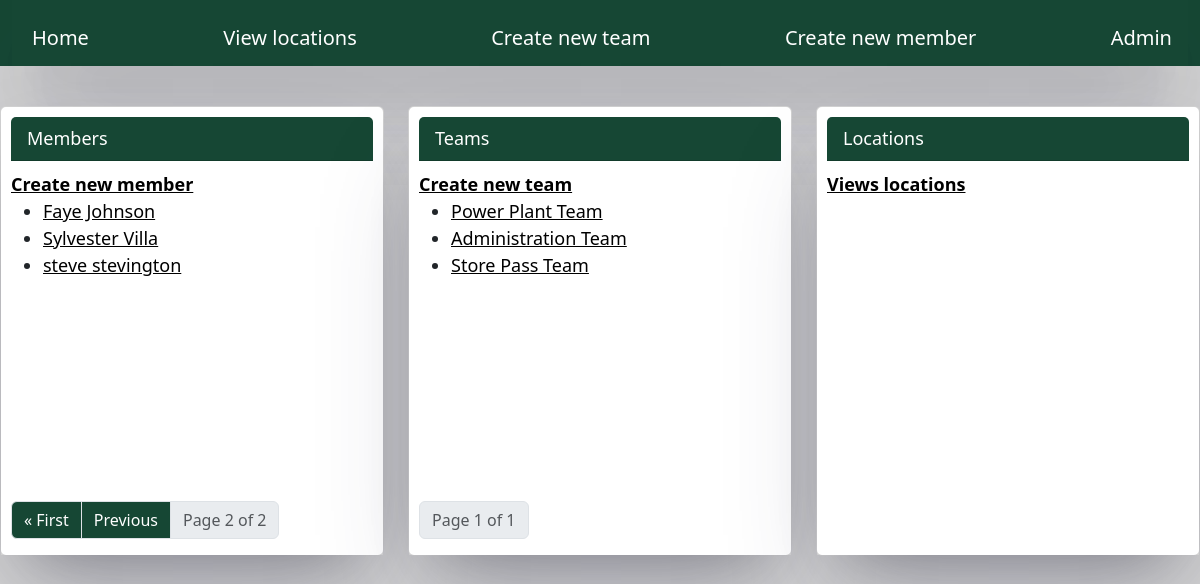
Page /?mPage=2 on the earlier database version.
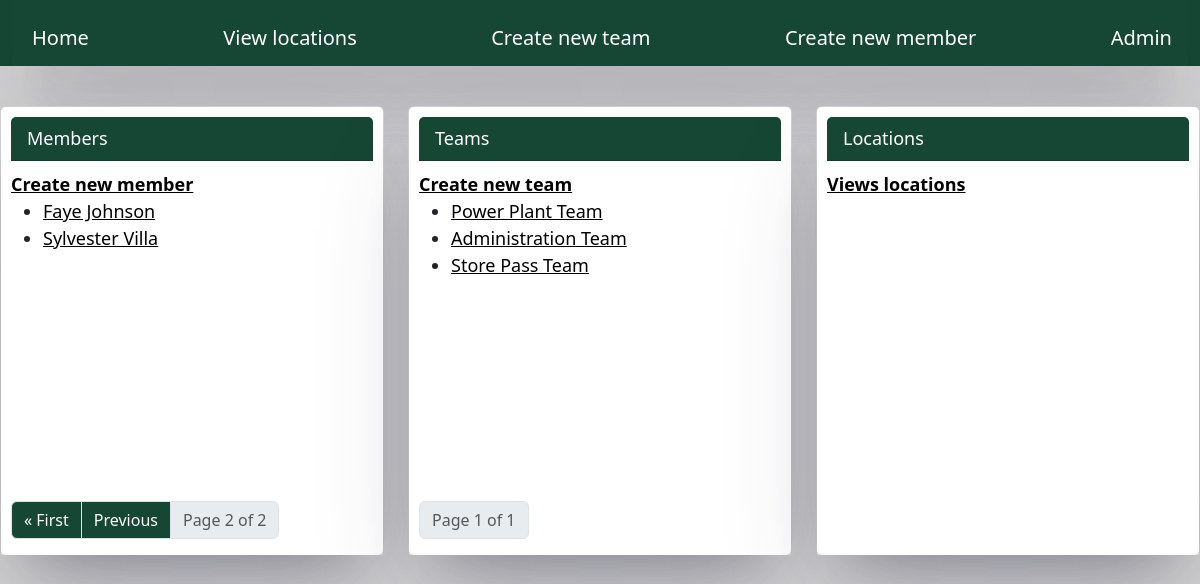
Same page on the later database version.
### member/models.py (models this page shows, shortened)
class Member(models.Model):
    name = models.CharField(max_length=30)
    role = models.CharField(max_length=10, default="member") # Allows for auto set
    startDate = models.DateField(default = date.today(), verbose_name="Start date")
    location = models.ForeignKey(Location, on_delete=models.CASCADE)
    team = models.ForeignKey(Team, on_delete=models.CASCADE)

### team/models.py (models this page shows, shortened)
class Team(models.Model):
    name = models.CharField(max_length=30)
    location = models.ForeignKey(Location, on_delete=models.CASCADE)

### home/views.py (the view)
# urls.py: path("", homepage, name="home")
def homepage(request):
        pMembers = Paginator(Member.objects.all(), 5) # adds pagination to members
        pTeams = Paginator(Team.objects.all(), 5)
        Mpage = request.GET.get("mPage") # 2 pages so they wont affect each other
        Tpage = request.GET.get("tPage")
        members = pMembers.get_page(Mpage)
        teams = pTeams.get_page(Tpage)
        return render(request, "home/homepage.html", {
            "members": members,
            "teams": teams
        })

### home/templates/home/homepage.html (shortened to what this page needs)
{% extends "base.html" %} {% block content%}
<div class="row">
  <div class="col">
    <div class="card">
      <div class="card-text">
        <div class="card-header">Members</div>
        <strong>
          <a href="{% url 'memberCreate' %}">Create new member</a></strong
        >
        <ul>
          {% for member in members %}
          <li>
            <a href="{% url 'memberDetail' member.id %}"> {{ member.name }} </a>
          </li>
          {% endfor %}
        </ul>
        <nav>
          <ul
            class="pagination justify-content-end"
            style="position: absolute; bottom: 0"
          >
            {% if members.has_previous %}
            <li class="page-item">
              <a href="?mPage=1" class="page-link">&laquo First</a>
            </li>
            <li class="page-item">
              <a
                href="?mPage={{ members.previous_page_number }}"
                class="page-link"
              >
                Previous</a
              >
            </li>
            {% endif %}
            <li class="page-item disabled">
              <a class="page-link"
                >Page {{members.number}} of {{members.paginator.num_pages}}</a
              >
            </li>
          </ul>
        </nav>
      </div>
    </div>
  </div>
  <div class="col">
    <div class="card">
      <div class="card-text">
        <div class="card-header">Teams</div>
        <strong><a href="{% url 'teamCreate' %}">Create new team</a> </strong>
        <ul>
          {% for team in teams %}
          <li>
            <a href="{% url 'teamDetail' team.id %}"> {{ team.name }} </a>
          </li>
          {% endfor %}
        </ul>
        <nav>
          <ul
            class="pagination justify-content-end"
            style="position: absolute; bottom: 0"
          >
            <li class="page-item disabled">
              <a class="page-link"
                >Page {{teams.number}} of {{teams.paginator.num_pages}}</a
              >
            </li>
          </ul>
        </nav>
      </div>
    </div>
  </div>
  <div class="col">
    <div class="card">
      <div class="card-text">
        <div class="card-header">Locations</div>
        <strong>
          <a href="{% url 'locations' %}">Views locations</a>
        </strong>
      </div>
    </div>
  </div>
</div>
{% endblock %}

Differences in the rows shown:
removed Member: name "steve stevington"
